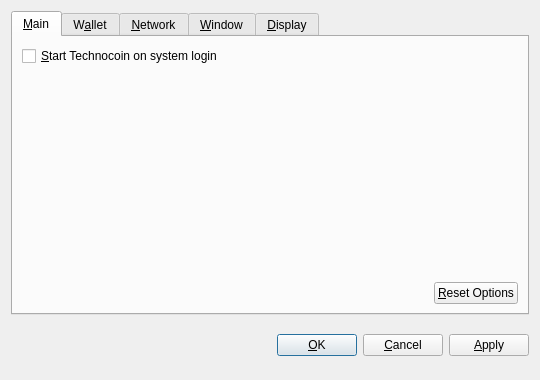
<?xml version="1.0" encoding="UTF-8"?>
<ui version="4.0">
 <class>OptionsDialog</class>
 <widget class="QDialog" name="OptionsDialog">
  <property name="geometry">
   <rect>
    <x>0</x>
    <y>0</y>
    <width>540</width>
    <height>380</height>
   </rect>
  </property>
  <property name="windowTitle">
   <string>Options</string>
  </property>
  <property name="modal">
   <bool>true</bool>
  </property>
  <layout class="QVBoxLayout" name="verticalLayout">
   <item>
    <widget class="QTabWidget" name="tabWidget">
     <property name="tabPosition">
      <enum>QTabWidget::North</enum>
     </property>
     <property name="currentIndex">
      <number>0</number>
     </property>
     <widget class="QWidget" name="tabMain">
      <attribute name="title">
       <string>&amp;Main</string>
      </attribute>
      <layout class="QVBoxLayout" name="verticalLayout_Main">
       <item>
        <widget class="QCheckBox" name="bitcoinAtStartup">
         <property name="toolTip">
          <string>Automatically start Technocoin after logging in to the system.</string>
         </property>
         <property name="text">
          <string>&amp;Start Technocoin on system login</string>
         </property>
        </widget>
       </item>
       <item>
        <spacer name="verticalSpacer_Main">
         <property name="orientation">
          <enum>Qt::Vertical</enum>
         </property>
         <property name="sizeHint" stdset="0">
          <size>
           <width>20</width>
           <height>40</height>
          </size>
         </property>
        </spacer>
       </item>
       <item>
        <layout class="QHBoxLayout" name="horizontalLayout_2_Main">
         <item>
          <spacer name="horizontalSpacer_2_Main">
           <property name="orientation">
            <enum>Qt::Horizontal</enum>
           </property>
           <property name="sizeHint" stdset="0">
            <size>
             <width>40</width>
             <height>20</height>
            </size>
           </property>
          </spacer>
         </item>
         <item>
          <widget class="QPushButton" name="resetButton">
           <property name="toolTip">
            <string>Reset all client options to default.</string>
           </property>
           <property name="text">
            <string>&amp;Reset Options</string>
           </property>
           <property name="autoDefault">
            <bool>false</bool>
           </property>
          </widget>
         </item>
        </layout>
       </item>
      </layout>
     </widget>
     <widget class="QWidget" name="tabWallet">
      <attribute name="title">
       <string>W&amp;allet</string>
      </attribute>
      <layout class="QVBoxLayout" name="verticalLayout_Network">
       <item>
        <widget class="QLabel" name="transactionFeeInfoLabel">
         <property name="text">
          <string>Optional transaction fee per kB that helps make sure your transactions are processed quickly. Most transactions are 1 kB.</string>
         </property>
         <property name="textFormat">
          <enum>Qt::PlainText</enum>
         </property>
         <property name="wordWrap">
          <bool>true</bool>
         </property>
        </widget>
       </item>
       <item>
        <layout class="QHBoxLayout" name="horizontalLayout_1_Main">
         <item>
          <widget class="QLabel" name="transactionFeeLabel">
           <property name="text">
            <string>Pay transaction &amp;fee</string>
           </property>
           <property name="textFormat">
            <enum>Qt::PlainText</enum>
           </property>
           <property name="buddy">
            <cstring>transactionFee</cstring>
           </property>
          </widget>
         </item>
         <item>
          <widget class="BitcoinAmountField" name="transactionFee"/>
         </item>
         <item>
          <spacer name="horizontalSpacer_1_Main">
           <property name="orientation">
            <enum>Qt::Horizontal</enum>
           </property>
           <property name="sizeHint" stdset="0">
            <size>
             <width>40</width>
             <height>20</height>
            </size>
           </property>
          </spacer>
         </item>
        </layout>
       </item>
       <item>
        <widget class="QLabel" name="label">
         <property name="text">
          <string>If you disable the spending of unconfirmed change, the change from a transaction cannot be used until that transaction has at least one confirmation. This also affects how your balance is computed.</string>
         </property>
         <property name="wordWrap">
          <bool>true</bool>
         </property>
        </widget>
       </item>
       <item>
        <widget class="QCheckBox" name="spendZeroConfChange">
         <property name="text">
          <string>Spend unconfirmed change  (experts only)</string>
         </property>
        </widget>
       </item>
       <item>
        <spacer name="verticalSpacer">
         <property name="orientation">
          <enum>Qt::Vertical</enum>
         </property>
         <property name="sizeHint" stdset="0">
          <size>
           <width>20</width>
           <height>40</height>
          </size>
         </property>
        </spacer>
       </item>
      </layout>
     </widget>
     <widget class="QWidget" name="tabNetwork">
      <attribute name="title">
       <string>&amp;Network</string>
      </attribute>
      <layout class="QVBoxLayout" name="verticalLayout_Network">
       <item>
        <widget class="QCheckBox" name="mapPortUpnp">
         <property name="toolTip">
          <string>Automatically open the Technocoin client port on the router. This only works when your router supports UPnP and it is enabled.</string>
         </property>
         <property name="text">
          <string>Map port using &amp;UPnP</string>
         </property>
        </widget>
       </item>
       <item>
        <widget class="QCheckBox" name="connectSocks">
         <property name="toolTip">
          <string>Connect to the Technocoin network through a SOCKS proxy (e.g. when connecting through Tor).</string>
         </property>
         <property name="text">
          <string>&amp;Connect through SOCKS proxy:</string>
         </property>
        </widget>
       </item>
       <item>
        <layout class="QHBoxLayout" name="horizontalLayout_Network">
         <item>
          <widget class="QLabel" name="proxyIpLabel">
           <property name="text">
            <string>Proxy &amp;IP:</string>
           </property>
           <property name="textFormat">
            <enum>Qt::PlainText</enum>
           </property>
           <property name="buddy">
            <cstring>proxyIp</cstring>
           </property>
          </widget>
         </item>
         <item>
          <widget class="QValidatedLineEdit" name="proxyIp">
           <property name="maximumSize">
            <size>
             <width>140</width>
             <height>16777215</height>
            </size>
           </property>
           <property name="toolTip">
            <string>IP address of the proxy (e.g. 127.0.0.1)</string>
           </property>
          </widget>
         </item>
         <item>
          <widget class="QLabel" name="proxyPortLabel">
           <property name="text">
            <string>&amp;Port:</string>
           </property>
           <property name="textFormat">
            <enum>Qt::PlainText</enum>
           </property>
           <property name="buddy">
            <cstring>proxyPort</cstring>
           </property>
          </widget>
         </item>
         <item>
          <widget class="QLineEdit" name="proxyPort">
           <property name="maximumSize">
            <size>
             <width>55</width>
             <height>16777215</height>
            </size>
           </property>
           <property name="toolTip">
            <string>Port of the proxy (e.g. 9050)</string>
           </property>
          </widget>
         </item>
         <item>
          <widget class="QLabel" name="socksVersionLabel">
           <property name="text">
            <string>SOCKS &amp;Version:</string>
           </property>
           <property name="textFormat">
            <enum>Qt::PlainText</enum>
           </property>
           <property name="buddy">
            <cstring>socksVersion</cstring>
           </property>
          </widget>
         </item>
         <item>
          <widget class="QValueComboBox" name="socksVersion">
           <property name="toolTip">
            <string>SOCKS version of the proxy (e.g. 5)</string>
           </property>
          </widget>
         </item>
         <item>
          <spacer name="horizontalSpacer_Network">
           <property name="orientation">
            <enum>Qt::Horizontal</enum>
           </property>
           <property name="sizeHint" stdset="0">
            <size>
             <width>40</width>
             <height>20</height>
            </size>
           </property>
          </spacer>
         </item>
        </layout>
       </item>
       <item>
        <spacer name="verticalSpacer_Network">
         <property name="orientation">
          <enum>Qt::Vertical</enum>
         </property>
         <property name="sizeHint" stdset="0">
          <size>
           <width>20</width>
           <height>40</height>
          </size>
         </property>
        </spacer>
       </item>
      </layout>
     </widget>
     <widget class="QWidget" name="tabWindow">
      <attribute name="title">
       <string>&amp;Window</string>
      </attribute>
      <layout class="QVBoxLayout" name="verticalLayout_Window">
       <item>
        <widget class="QCheckBox" name="minimizeToTray">
         <property name="toolTip">
          <string>Show only a tray icon after minimizing the window.</string>
         </property>
         <property name="text">
          <string>&amp;Minimize to the tray instead of the taskbar</string>
         </property>
        </widget>
       </item>
       <item>
        <widget class="QCheckBox" name="minimizeOnClose">
         <property name="toolTip">
          <string>Minimize instead of exit the application when the window is closed. When this option is enabled, the application will be closed only after selecting Quit in the menu.</string>
         </property>
         <property name="text">
          <string>M&amp;inimize on close</string>
         </property>
        </widget>
       </item>
       <item>
        <spacer name="verticalSpacer_Window">
         <property name="orientation">
          <enum>Qt::Vertical</enum>
         </property>
         <property name="sizeHint" stdset="0">
          <size>
           <width>20</width>
           <height>40</height>
          </size>
         </property>
        </spacer>
       </item>
      </layout>
     </widget>
     <widget class="QWidget" name="tabDisplay">
      <attribute name="title">
       <string>&amp;Display</string>
      </attribute>
      <layout class="QVBoxLayout" name="verticalLayout_Display">
       <item>
        <layout class="QHBoxLayout" name="horizontalLayout_1_Display">
         <item>
          <widget class="QLabel" name="langLabel">
           <property name="text">
            <string>User Interface &amp;language:</string>
           </property>
           <property name="textFormat">
            <enum>Qt::PlainText</enum>
           </property>
           <property name="buddy">
            <cstring>lang</cstring>
           </property>
          </widget>
         </item>
         <item>
          <widget class="QValueComboBox" name="lang">
           <property name="toolTip">
            <string>The user interface language can be set here. This setting will take effect after restarting Technocoin.</string>
           </property>
          </widget>
         </item>
        </layout>
       </item>
       <item>
        <layout class="QHBoxLayout" name="horizontalLayout_2_Display">
         <item>
          <widget class="QLabel" name="unitLabel">
           <property name="text">
            <string>&amp;Unit to show amounts in:</string>
           </property>
           <property name="textFormat">
            <enum>Qt::PlainText</enum>
           </property>
           <property name="buddy">
            <cstring>unit</cstring>
           </property>
          </widget>
         </item>
         <item>
          <widget class="QValueComboBox" name="unit">
           <property name="toolTip">
            <string>Choose the default subdivision unit to show in the interface and when sending coins.</string>
           </property>
          </widget>
         </item>
        </layout>
       </item>
       <item>
        <widget class="QCheckBox" name="displayAddresses">
         <property name="toolTip">
          <string>Whether to show Technocoin addresses in the transaction list or not.</string>
         </property>
         <property name="text">
          <string>&amp;Display addresses in transaction list</string>
         </property>
        </widget>
       </item>
       <item>
        <widget class="QCheckBox" name="coinControlFeatures">
         <property name="toolTip">
          <string>Whether to show coin control features or not.</string>
         </property>
         <property name="text">
          <string>Display coin &amp;control features (experts only!)</string>
         </property>
        </widget>
       </item>
       <item>
        <spacer name="verticalSpacer_Display">
         <property name="orientation">
          <enum>Qt::Vertical</enum>
         </property>
         <property name="sizeHint" stdset="0">
          <size>
           <width>20</width>
           <height>40</height>
          </size>
         </property>
        </spacer>
       </item>
      </layout>
     </widget>
    </widget>
   </item>
   <item>
    <layout class="QHBoxLayout" name="horizontalLayout_Buttons">
     <item>
      <spacer name="horizontalSpacer_1">
       <property name="orientation">
        <enum>Qt::Horizontal</enum>
       </property>
       <property name="sizeHint" stdset="0">
        <size>
         <width>40</width>
         <height>48</height>
        </size>
       </property>
      </spacer>
     </item>
     <item>
      <widget class="QLabel" name="statusLabel">
       <property name="font">
        <font>
         <weight>75</weight>
         <bold>true</bold>
        </font>
       </property>
       <property name="text">
        <string/>
       </property>
       <property name="textFormat">
        <enum>Qt::PlainText</enum>
       </property>
       <property name="wordWrap">
        <bool>true</bool>
       </property>
      </widget>
     </item>
     <item>
      <spacer name="horizontalSpacer_2">
       <property name="orientation">
        <enum>Qt::Horizontal</enum>
       </property>
       <property name="sizeHint" stdset="0">
        <size>
         <width>40</width>
         <height>48</height>
        </size>
       </property>
      </spacer>
     </item>
     <item>
      <widget class="QPushButton" name="okButton">
       <property name="text">
        <string>&amp;OK</string>
       </property>
      </widget>
     </item>
     <item>
      <widget class="QPushButton" name="cancelButton">
       <property name="text">
        <string>&amp;Cancel</string>
       </property>
       <property name="autoDefault">
        <bool>false</bool>
       </property>
      </widget>
     </item>
     <item>
      <widget class="QPushButton" name="applyButton">
       <property name="text">
        <string>&amp;Apply</string>
       </property>
       <property name="autoDefault">
        <bool>false</bool>
       </property>
      </widget>
     </item>
    </layout>
   </item>
  </layout>
 </widget>
 <customwidgets>
  <customwidget>
   <class>BitcoinAmountField</class>
   <extends>QSpinBox</extends>
   <header>bitcoinamountfield.h</header>
  </customwidget>
  <customwidget>
   <class>QValueComboBox</class>
   <extends>QComboBox</extends>
   <header>qvaluecombobox.h</header>
  </customwidget>
  <customwidget>
   <class>QValidatedLineEdit</class>
   <extends>QLineEdit</extends>
   <header>qvalidatedlineedit.h</header>
  </customwidget>
 </customwidgets>
 <resources/>
 <connections/>
</ui>
